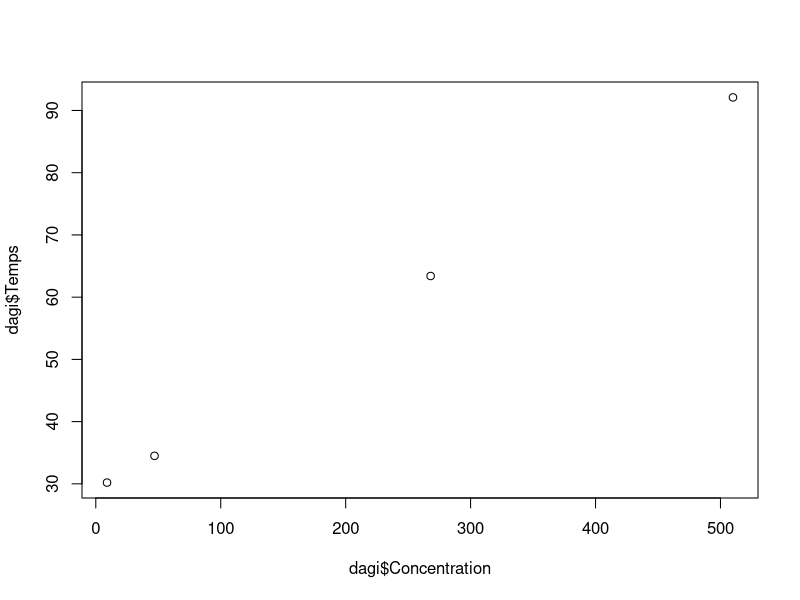
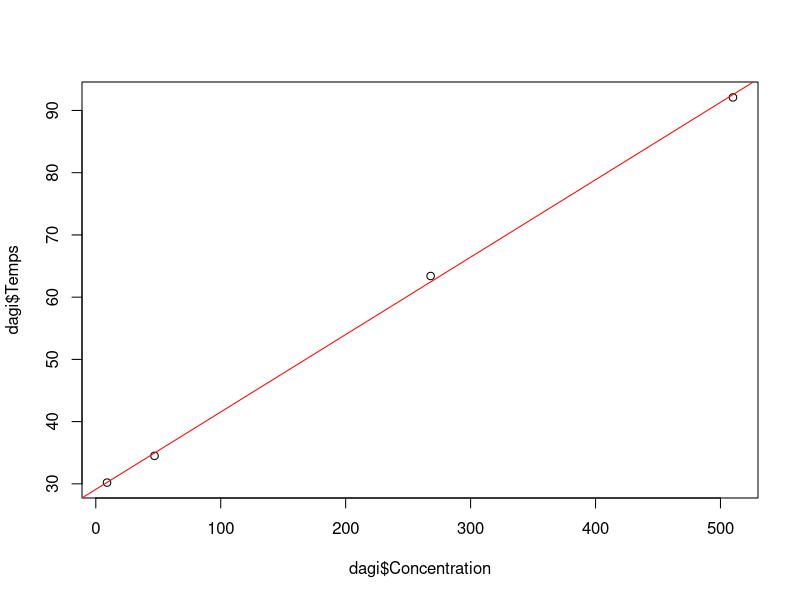
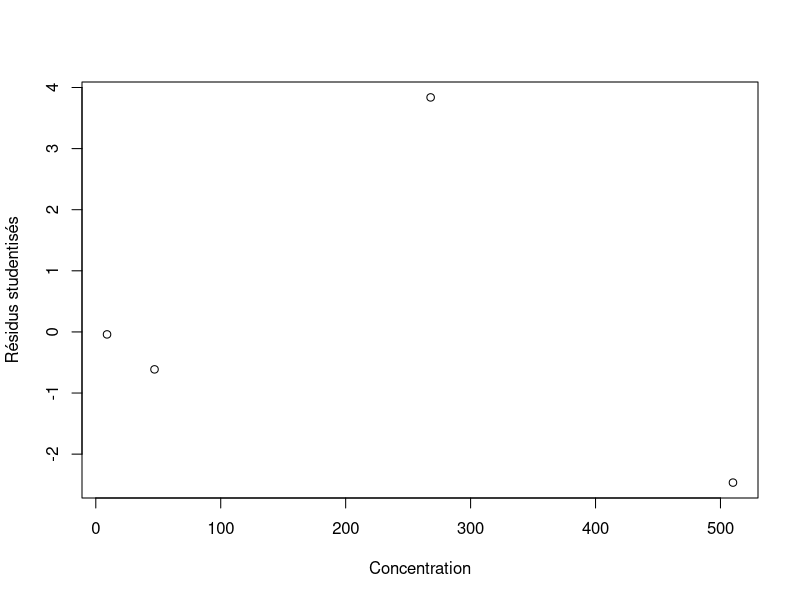

The R source for these figures, in order: (Note: this script raises an error after producing the figures.)
## ---- chunk 1
knitr::opts_chunk$set(echo = TRUE)
## ---- chunk 2
library(dplyr)

## ---- chunk 3
dagi = read.csv2("data/etalonnage_dagi.csv", sep = ";")

plot(x=dagi$Concentration, y=dagi$Temps)
## ---- chunk 4
modele <- lm(dagi$Temps ~ dagi$Concentration)

summary(modele)
## ---- chunk 5
plot(x=dagi$Concentration, y=dagi$Temps)
abline(modele, col = "red")
## ---- chunk 6
res <- rstudent(modele)
plot(dagi$Concentration,res,xlab="Concentration", ylab="Résidus studentisés")
## ---- chunk 7
blancs <- read.csv2("data/blancDabitranChrono.csv", sep = ";")

plot(x=dagi$Concentration, y=dagi$Temps, ylim = c(27,35), xlim = c(0,50))
points(0*blancs$Temps, blancs$Temps)
abline(modele, col = "red")

## ---- chunk 8
shapiro.test(blancs$Temps)
## ---- chunk 9
qqnorm(blancs$Temps )
qqline(blancs$Temps, col='red')
## ---- chunk 10
(quantile(blancs$Temps, 0.95) - modele$coefficients[1])/modele$coefficients[2]

## ---- chunk 11
moyenne_b <- mean(blancs$Temps)
var_b <- var(blancs$Temps)
sigma_b <- sqrt(var_b)
n = 30
LOB1 <- (moyenne_b + qt(0.95, n - 1)*sigma_b*sqrt(1 + 1/n) - modele$coefficients[1])/modele$coefficients[2]
LOB1

## ---- chunk 12
X <- model.matrix(modele)
XTX <- t(X) %*% X
D <- det(XTX)
somme = sum(dagi$Concentration)
n <- 4
LOB2 <-  qt(0.95, n - 2)*sigma(modele)*sqrt(1 + 1/n + somme^2/n/D)/modele$coefficients[2]
LOB2
## ---- chunk 13
K <- (qt(0.05, n - 2)*sigma(modele)/modele$coefficients[2])^2
a <- 1 - K*n/D
b <- -2*(LOB1 -K*somme/D)
c <- LOB1^2 - K*(1+1/n + somme^2/n/D)
delta <- b^2 - 4*a*c
(-b + sqrt(delta))/2/a

## ---- chunk 14
p <-22
a <- n/D
b <- -2*somme/D
c <- somme^2/n/D + 1 + 1/n - p^2/K
delta <- b^2 - 4*a*c
(-b + sqrt(delta))/2/a
(-b - sqrt(delta))/2/a
## ---- chunk 15
#limite de quantification relative
r = 0.15
Kbis <- (sigma(modele)/modele$coefficients[2])^2
a <- n/D - r^2/Kbis
b <- -2*somme/D
c <- somme^2/n/D + 1 + 1/n
delta <- b^2 - 4*a*c
(-b + sqrt(delta))/2/a
(-b - sqrt(delta))/2/a
## ---- chunk 16
# à 95%
a <- n/D - r^2/K
b <- -2*somme/D
c <- somme^2/n/D + 1 + 1/n
delta <- b^2 - 4*a*c
(-b + sqrt(delta))/2/a
(-b - sqrt(delta))/2/a
## ---- chunk 17
#hétéroscedasticité :
y = dagi$Temps / sqrt(dagi$Concentration)
x1 = 1/sqrt(dagi$Concentration)
x2 = sqrt(dagi$Concentration)
modeleHet <-lm(y~x1+x2-1)
summary(modeleHet)
## ---- chunk 18
res <- rstudent(modeleHet)
plot(dagi$Concentration,res,xlab="Concentration", ylab="Résidus studentisés")

## ---- chunk 19
n = 30
LOB_het1 <- (moyenne_b + qt(0.95, n - 1)*sigma_b*sqrt(1 + 1/n) - modeleHet$coefficients[1])/modeleHet$coefficients[2]
LOB_het1
## ---- chunk 20
n <- 4
somme_inv = sum(1/dagi$Concentration)
X <- model.matrix(modeleHet)
XTX <- t(X) %*% X
D_het <- det(XTX)

K_het = (qt(0.05, n - 2)*sigma(modeleHet)/modeleHet$coefficients[2])^2

LOB_het2 = sqrt(K_het*(1/somme_inv + n^2/D_het/somme_inv))
LOB_het2
## ---- chunk 21
a <- 1 - K_het*somme_inv/D_het
b <- -2*LOB_het1 -K_het*(1 -2*n/D_het)
c <- LOB_het1^2 - K_het*(1/somme_inv + n^2/somme_inv/D_het)
delta <- b^2 - 4*a*c
(-b + sqrt(delta))/2/a
## ---- chunk 22
#limites de 
#absolu
p <- 22
a <- somme_inv/D_het
b <- 1 -2*n/D_het
c <- 1/somme_inv + n^2/somme_inv/D_het - p^2 /K_het
delta <- b^2 - 4*a*c
(-b + sqrt(delta))/2/a
(-b - sqrt(delta))/2/a
## ---- chunk 23
#relative
r <- 0.15
a <- somme_inv/D_het -r^2/K_het
b <- 1 -2*n/D_het
c <- 1/somme_inv + n^2/somme_inv/D_het
delta <- b^2 - 4*a*c
(-b + sqrt(delta))/2/a
(-b - sqrt(delta))/2/a
## ---- chunk 24
#hetéro linéaire
v0 = var(blancs$Temps)
v1 = (sigma(modele)^2 - v0)/somme*n
y = dagi$Temps / sqrt(v0 +v1*dagi$Concentration)
x1 = 1/sqrt(v0 + v1 * dagi$Concentration)
x2 = dagi$Concentration / sqrt(v0 + v1*dagi$Concentration)
modeleHet <-lm(y~x1+x2-1)
summary(modeleHet)
## ---- chunk 25
res <- rstudent(modeleHet)
plot(dagi$Concentration,res,xlab="Concentration", ylab="Résidus studentisés")

## ---- chunk 26
n = 30
LOB_het1 <- (moyenne_b + qt(0.95, n - 1)*sigma_b*sqrt(1 + 1/n) - modeleHet$coefficients[1])/modeleHet$coefficients[2]
LOB_het1
## ---- chunk 27
n <- 4
somme_inv = sum(1/(v0 +v1*dagi$Concentration))
X <- model.matrix(modeleHet)
XTX <- t(X) %*% X
D_het <- det(XTX)

K_het = (qt(0.05, n - 2)*sigma(modeleHet)/modeleHet$coefficients[2])^2

LOB_het = sqrt(K_het*(v0 + 1/somme_inv + n^2/D_het/somme_inv))
LOB_het
## ---- chunk 28
a <- 1 - K_het*somme_inv/D_het
b <- -2*LOB_het1 -K_het*(v1 -2*n/D_het)
c <- LOB_het1^2 - K_het*(v0 + 1/somme_inv + n^2/somme_inv/D_het)
delta <- b^2 - 4*a*c
(-b + sqrt(delta))/2/a
## ---- chunk 29
#limites de 
#absolu
p <- 22
a <- somme_inv/D_het
b <- v1 -2*n/D_het
c <- v0 + 1/somme_inv + n^2/somme_inv/D_het - p^2 /K_het
delta <- b^2 - 4*a*c
(-b + sqrt(delta))/2/a
(-b - sqrt(delta))/2/a
## ---- chunk 30
#relative
r <- 0.15
a <- somme_inv/D_het -r^2/K_het
b <- v1 -2*n/D_het
c <- v0 + 1/somme_inv + n^2/somme_inv/D_het
delta <- b^2 - 4*a*c
(-b + sqrt(delta))/2/a
(-b - sqrt(delta))/2/a
## ---- chunk 31
dagic = rbind(data.frame(Concentration = dagi$Concentration, Temps = dagi$Temps), data.frame(rename(0*blancs, Concentration=Temps), blancs))
modelecomplet <- lm(dagic$Temps ~ dagic$Concentration)

summary(modelecomplet)

## ---- chunk 32
res <- rstudent(modelecomplet)
plot(dagic$Concentration,res,xlab="Concentration", ylab="Résidus studentisés")
## ---- chunk 33
moyenne_b <- mean(blancs$Temps)
var_b <- var(blancs$Temps)
sigma_b <- sqrt(var_b)
n = 30
LOB1 <- (moyenne_b + qt(0.95, n - 1)*sigma_b*sqrt(1 + 1/n) - modelecomplet$coefficients[1])/modelecomplet$coefficients[2]
LOB1

## ---- chunk 34
X <- model.matrix(modelecomplet)
XTX <- t(X) %*% X
D <- det(XTX)
somme = sum(dagic$Concentration)
n <- 34
LOB2 <-  qt(0.95, n - 2)*sigma(modelecomplet)*sqrt(1 + 1/n + somme^2/n/D)/modelecomplet$coefficients[2]
LOB2
## ---- chunk 35
K <- (qt(0.05, n - 2)*sigma(modelecomplet)/modelecomplet$coefficients[2])^2
a <- 1 - K*n/D
b <- -2*(LOB1 -K*somme/D)
c <- LOB1^2 - K*(1+1/n + somme^2/n/D)
delta <- b^2 - 4*a*c
(-b + sqrt(delta))/2/a

## ---- chunk 36
p <-22
a <- n/D
b <- -2*somme/D
c <- somme^2/n/D + 1 + 1/n - p^2/K
delta <- b^2 - 4*a*c
(-b + sqrt(delta))/2/a
(-b - sqrt(delta))/2/a
## ---- chunk 37
# à 90%
a <- n/D - r^2/K
b <- -2*somme/D
c <- somme^2/n/D + 1 + 1/n
delta <- b^2 - 4*a*c
(-b + sqrt(delta))/2/a
(-b - sqrt(delta))/2/a
